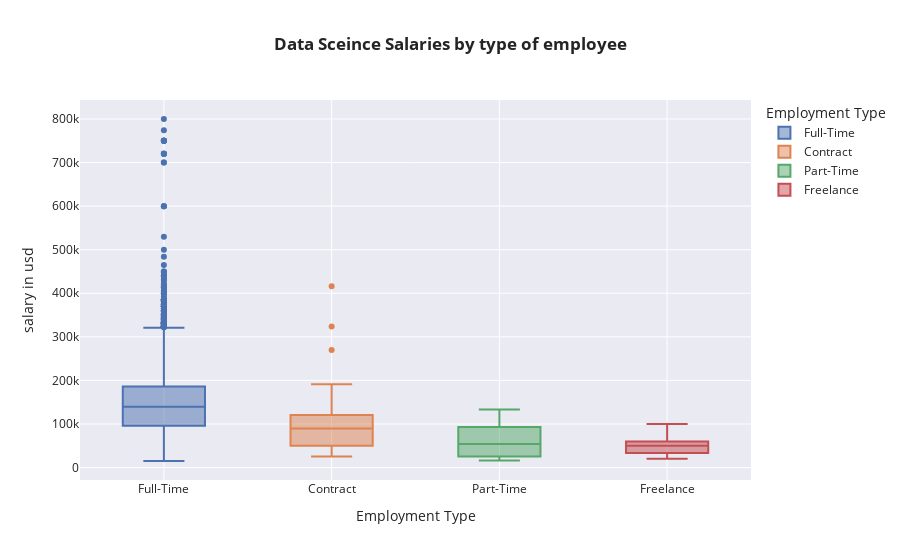

Notebook code for this chart:
### Code cell
px.box(df,x='employment_type',y='salary_in_usd',color='employment_type',template='seaborn',labels={'employment_type':'Employment Type','salary_in_usd':'salary in usd'},title='<b>Data Sceince Salaries by type of employee')

### Figure 1 — Plotly figure (JSON) as saved in the notebook; plotly's stock layout.template omitted (floating-point values rounded to 4 significant figures; data arrays with more than 128 entries replaced by an {"elided": "..."} marker saying what was removed)
{"data": [{"alignmentgroup": "True", "hovertemplate": "Employment Type=%{x}<br>salary in usd=%{y}<extra></extra>", "legendgroup": "Full-Time", "marker": {"color": "rgb(76,114,176)"}, "name": "Full-Time", "notched": false, "offsetgroup": "Full-Time", "orientation": "v", "showlegend": true, "type": "box", "x": {"elided": "8534 str values"}, "x0": " ", "xaxis": "x", "y": {"elided": "8534 int values"}, "y0": " ", "yaxis": "y"}, {"alignmentgroup": "True", "hovertemplate": "Employment Type=%{x}<br>salary in usd=%{y}<extra></extra>", "legendgroup": "Contract", "marker": {"color": "rgb(221,132,82)"}, "name": "Contract", "notched": false, "offsetgroup": "Contract", "orientation": "v", "showlegend": true, "type": "box", "x": ["Contract", "Contract", "Contract", "Contract", "Contract", "Contract", "Contract", "Contract", "Contract", "Contract", "Contract", "Contract", "Contract", "Contract", "Contract", "Contract", "Contract", "Contract", "Contract", "Contract", "Contract", "Contract", "Contract", "Contract", "Contract", "Contract"], "x0": " ", "xaxis": "x", "y": [88888, 125000, 191027, 120869, 50000, 48000, 63333, 50000, 44753, 35000, 97712, 118539, 180000, 105000, 83200, 60000, 323905, 30000, 25500, 90000, 60000, 30469, 270000, 105000, 416000, 100000], "y0": " ", "yaxis": "y"}, {"alignmentgroup": "True", "hovertemplate": "Employment Type=%{x}<br>salary in usd=%{y}<extra></extra>", "legendgroup": "Part-Time", "marker": {"color": "rgb(85,168,104)"}, "name": "Part-Time", "notched": false, "offsetgroup": "Part-Time", "orientation": "v", "showlegend": true, "type": "box", "x": ["Part-Time", "Part-Time", "Part-Time", "Part-Time", "Part-Time", "Part-Time", "Part-Time", "Part-Time", "Part-Time", "Part-Time", "Part-Time", "Part-Time", "Part-Time", "Part-Time", "Part-Time", "Part-Time", "Part-Time", "Part-Time", "Part-Time", "Part-Time", "Part-Time", "Part-Time"], "x0": " ", "xaxis": "x", "y": [93000, 45400, 93000, 45400, 133000, 58400, 16666, 133000, 58300, 56000, 34320, 18160, 25216, 125404, 19073, 110000, 52533, 100000, 15966, 69741, 28609, 21669], "y0": " ", "yaxis": "y"}, {"alignmentgroup": "True", "hovertemplate": "Employment Type=%{x}<br>salary in usd=%{y}<extra></extra>", "legendgroup": "Freelance", "marker": {"color": "rgb(196,78,82)"}, "name": "Freelance", "notched": false, "offsetgroup": "Freelance", "orientation": "v", "showlegend": true, "type": "box", "x": ["Freelance", "Freelance", "Freelance", "Freelance", "Freelance", "Freelance", "Freelance", "Freelance", "Freelance", "Freelance", "Freelance", "Freelance"], "x0": " ", "xaxis": "x", "y": [21000, 36000, 60000, 50000, 50000, 50000, 100000, 45555, 30523, 100000, 20000, 60000], "y0": " ", "yaxis": "y"}], "layout": {"autosize": true, "boxmode": "overlay", "legend": {"title": {"text": "Employment Type"}, "tracegroupgap": 0}, "title": {"text": "<b>Data Sceince Salaries by type of employee"}, "xaxis": {"anchor": "y", "autorange": true, "categoryarray": ["Full-Time", "Contract", "Part-Time", "Freelance"], "categoryorder": "array", "domain": [0, 1], "range": [-0.5, 3.5], "title": {"text": "Employment Type"}, "type": "category"}, "yaxis": {"anchor": "x", "autorange": true, "domain": [0, 1], "range": [-28610.0, 843600.0], "title": {"text": "salary in usd"}, "type": "linear"}}}
